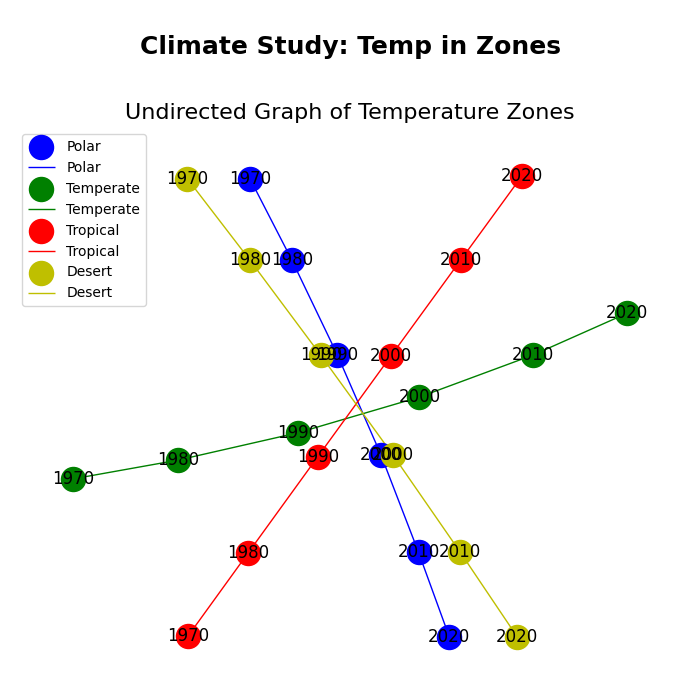

Python code for this plot:
import matplotlib.pyplot as plt
import networkx as nx

# Create a list of years as nodes
years = [1970, 1980, 1990, 2000, 2010, 2020]

# Data values that act as edges (anomalies connecting the years)
temperature_anomalies_polar = [(-0.3, 0.1), (0.1, 0.5), (0.5, 1.2), (1.2, 1.8), (1.8, 2.5)]
temperature_anomalies_temperate = [(-0.2, 0.2), (0.2, 0.6), (0.6, 1.0), (1.0, 1.4), (1.4, 1.9)]
temperature_anomalies_tropical = [(-0.1, 0.3), (0.3, 0.7), (0.7, 1.2), (1.2, 1.5), (1.5, 2.1)]
temperature_anomalies_desert = [(-0.5, 0.0), (0.0, 0.4), (0.4, 0.9), (0.9, 1.3), (1.3, 1.7)]

# Initialize graphs for each temperature zone
G_polar = nx.Graph()
G_temperate = nx.Graph()
G_tropical = nx.Graph()
G_desert = nx.Graph()

# Add nodes and edges to the graphs
G_polar.add_nodes_from(years)
G_temperate.add_nodes_from(years)
G_tropical.add_nodes_from(years)
G_desert.add_nodes_from(years)

# Add the edges between the nodes based on temperature anomalies
G_polar.add_edges_from([(years[i], years[i+1]) for i, _ in enumerate(temperature_anomalies_polar)])
G_temperate.add_edges_from([(years[i], years[i+1]) for i, _ in enumerate(temperature_anomalies_temperate)])
G_tropical.add_edges_from([(years[i], years[i+1]) for i, _ in enumerate(temperature_anomalies_tropical)])
G_desert.add_edges_from([(years[i], years[i+1]) for i, _ in enumerate(temperature_anomalies_desert)])

# Create the plot
fig, ax = plt.subplots(figsize=(7, 7))

# Draw graphs on the same plot
nx.draw(G_polar, pos=nx.spring_layout(G_polar), node_color='b', edge_color='b', with_labels=True, ax=ax, label='Polar')
nx.draw(G_temperate, pos=nx.spring_layout(G_temperate), node_color='g', edge_color='g', with_labels=True, ax=ax, label='Temperate')
nx.draw(G_tropical, pos=nx.spring_layout(G_tropical), node_color='r', edge_color='r', with_labels=True, ax=ax, label='Tropical')
nx.draw(G_desert, pos=nx.spring_layout(G_desert), node_color='y', edge_color='y', with_labels=True, ax=ax, label='Desert')

# Title and adjustments
plt.title("Undirected Graph of Temperature Zones", fontsize=16)
plt.suptitle("Climate Study: Temp in Zones", fontsize=18, fontweight='bold', y=0.95)
plt.legend(loc="upper left")
plt.tight_layout(rect=[0, 0, 1, 0.93])

plt.show()
